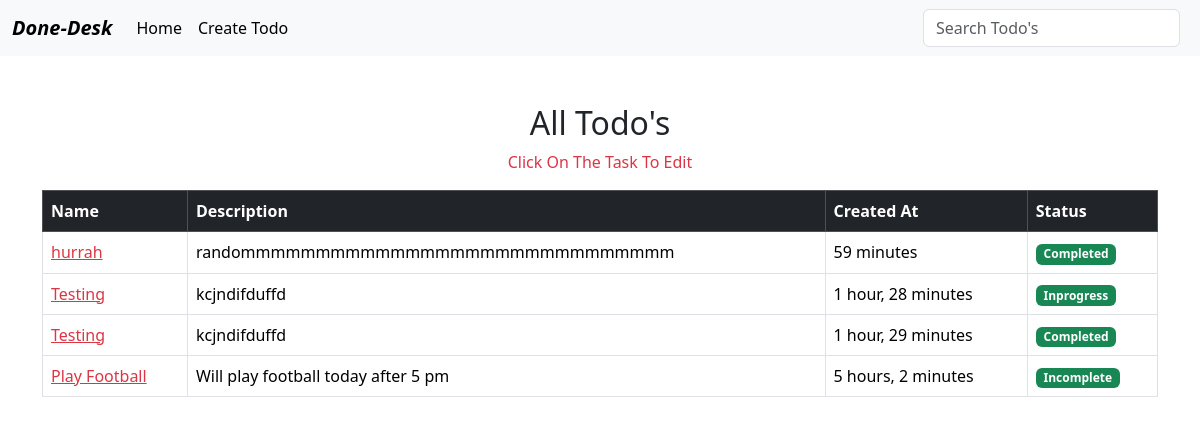
The page / on the database its author committed.
### Todo/models.py (models this page shows, shortened)
class Todo(models.Model):
    STATUS_CHOICES = [
        ('Completed', 'Completed'),
        ('Inprogress', 'Inprogress'),
        ('Incomplete', 'Incomplete'),
    ]
    name = models.CharField(max_length=200)
    description = models.TextField(blank=True)
    created_at = models.DateTimeField(auto_now_add=True)
    status = models.CharField(max_length=15, choices=STATUS_CHOICES, default='Inprogress')
    class Meta:
        ordering = ['-created_at']

### Todo/views.py (the view)
# urls.py: path('',views.home,name='home'),
def home(request):
    query = request.GET.get('q')
    if query:
        todo_list = Todo.objects.filter(
            Q(name__icontains = query)
        )
    else:
        todo_list = Todo.objects.all()
    return render(request,'Todo/home.html',{'todos':todo_list})

### Todo/templates/Todo/home.html
{% include 'navbar.html' %}
{% block content %}
<div class="container my-5">
  <h2 class=" text-center">All Todo's</h2>
  <p class="text-center text-danger">Click On The Task To Edit</p>
  <div class="table-responsive">
    <table class="table table-bordered  align-middle">
      <thead class="table-dark">
        <tr>
          <th>Name</th>
          <th>Description</th>
          <th>Created At</th>
          <th>Status</th>
        </tr>
      </thead>
      <tbody>
        {% for todo in todos%}
        <tr>
          <td ><a href="{% url 'edit_todo' todo.pk %}" class="text-danger">{{todo.name}}</a></td>
          <td>{{todo.description}}</td>
          <td>{{todo.created_at|timesince}}</td>
          <td><span class="badge bg-success">{{todo.status}}</span></td>
        </tr>
        {% endfor %}
      </tbody>
    </table>
  </div>
</div>
{% endblock  %}

### templates/navbar.html (shortened to what this page needs)
{% extends 'base.html' %}
{% block content %}
    <nav class="navbar navbar-expand-lg bg-body-tertiary">
  <div class="container-fluid">
    <a class="navbar-brand fw-bold fst-italic" href="#">Done-Desk</a>
    <div class="collapse navbar-collapse" id="navbarSupportedContent">
      <ul class="navbar-nav me-auto mb-2 mb-lg-0">
        <li class="nav-item">
          <a class="nav-link active" aria-current="page" href="{% url 'home' %}">Home</a>
        </li>
        <li class="nav-item">
          <a class="nav-link active" aria-current="page" href="{% url 'create_todo' %}">Create Todo</a>
        </li>
      </ul>
      <form class="d-flex" role="search" method="GET">
        <input class="form-control me-2" type="search" placeholder="Search Todo's" name="q" />
      </form>
    </div>
  </div>
</nav>
{% endblock  %}

### templates/base.html (shortened to what this page needs)
<!DOCTYPE html>
<html lang="en">
<head>
    <link href="https://cdn.jsdelivr.net/npm/bootstrap@5.3.6/dist/css/bootstrap.min.css" rel="stylesheet">
</head>
<body>
    {% block content %}
    {% endblock %}
</body>
</html>

### rows shown on the page
Todo: name "hurrah", description "randommmmmmmmmmmmmmmmmmmmmmmmmmmmm", created_at "59 minutes", status "Completed"
Todo: name "Testing", description "kcjndifduffd", created_at "1 hour, 28 minutes", status "Inprogress"
Todo: name "Testing", description "kcjndifduffd", created_at "1 hour, 29 minutes", status "Completed"
Todo: name "Play Football", description "Will play football today after 5 pm", created_at "5 hours, 2 minutes", status "Incomplete"
